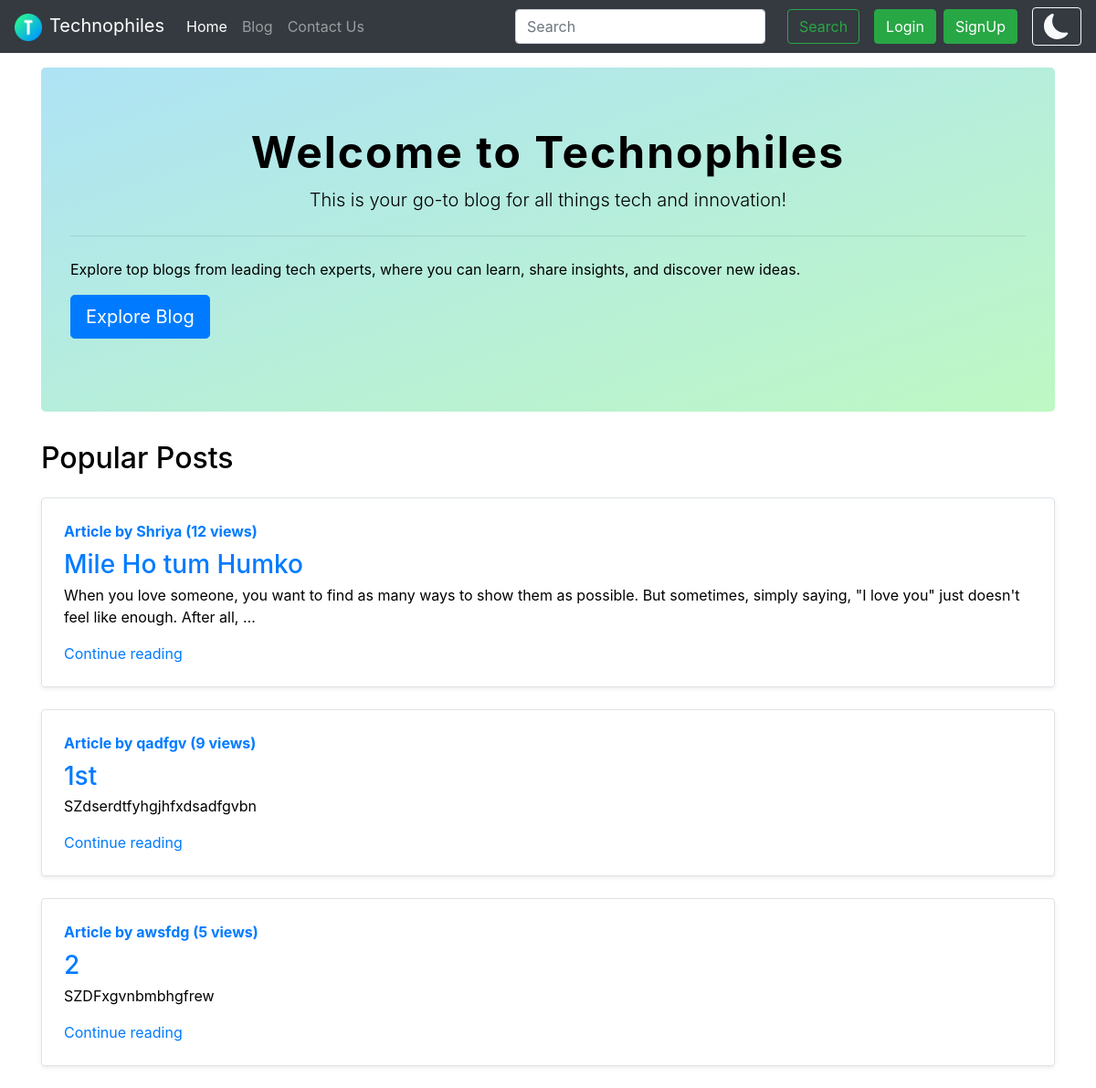
The app's page /, older data.
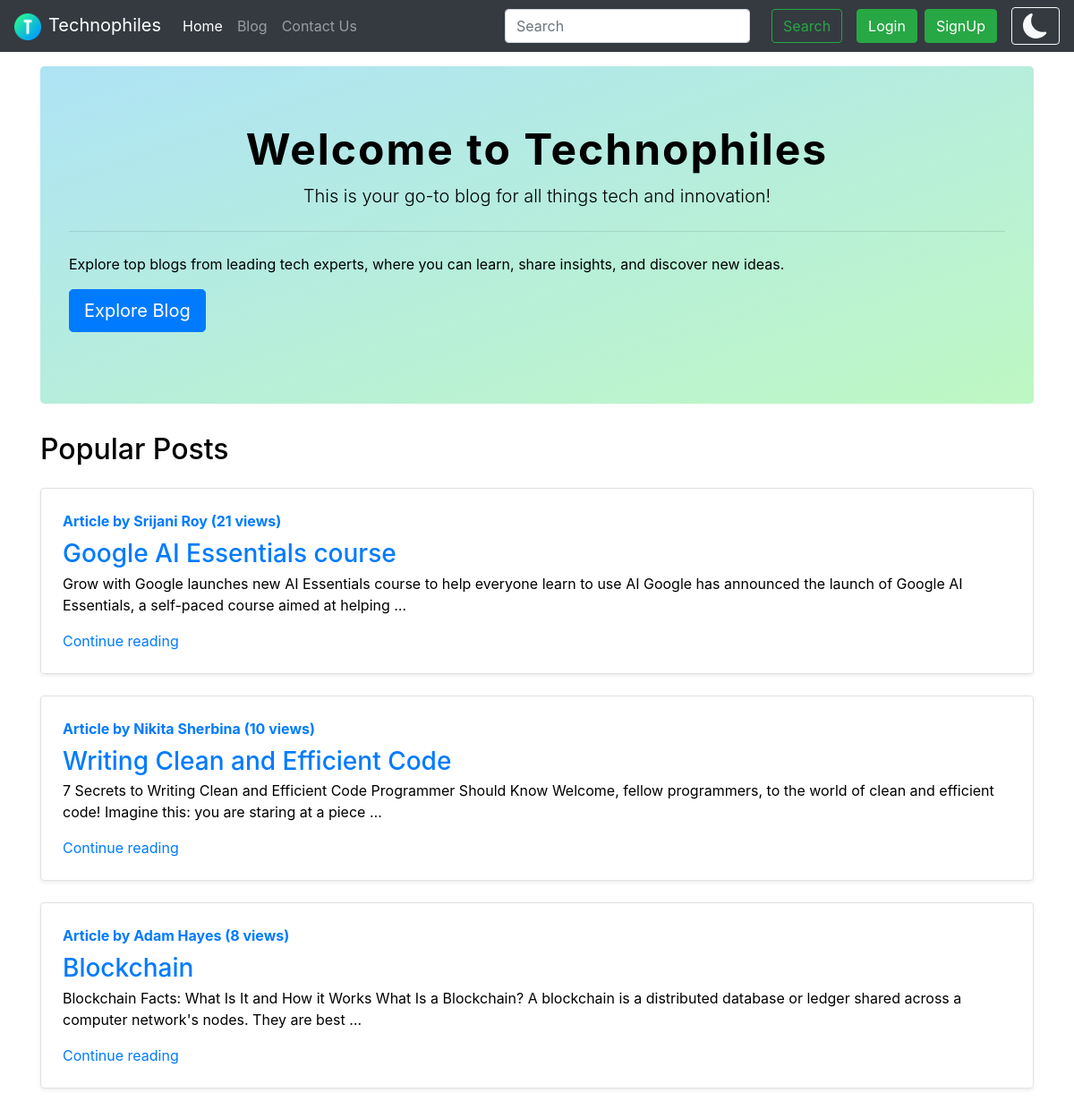
The same page, newer data.
### blog/models.py (models this page shows, shortened)
class Post(models.Model):
    sno=models.AutoField(primary_key=True)
    title=models.CharField(max_length=255)
    author=models.CharField(max_length=25)
    slug=models.CharField(max_length=130)
    views= models.IntegerField(default=0)
    timeStamp=models.DateTimeField(blank=True)
    content=models.TextField()

### home/views.py (the view)
# urls.py: 2. Add a URL to urlpatterns:  path('', views.home, name='home')
def home(request):
    top_articles = Post.objects.order_by('-views')[:3]
    context = {
        'top_articles': top_articles,
    }
    return render(request, 'home/home.html', context)

### templates/home/home.html (shortened to what this page needs)
{% extends 'base.html' %}
{% block homeactive %} active {% endblock homeactive %}
{% block body %}
<div class="container my-3">
    <div class="jumbotron" style="background-image: linear-gradient(to bottom right, #aee3f5, #bef8c3)">
        <h1 class="display-4 text-center" style="font-weight: bold; letter-spacing: 2px; font-size: 3em;">Welcome to
            Technophiles</h1>
        <p class="lead text-center">This is your go-to blog for all things tech and innovation!</p>
        <hr class="my-4">
        <p>Explore top blogs from leading tech experts, where you can learn, share insights, and discover new ideas.</p>
        <p class="lead">
            <a class="btn btn-primary btn-lg" href="/blog" role="button">Explore Blog</a>
        </p>
    </div>
</div>
<div class="container">
    <h2>Popular Posts</h2>
    {% for article in top_articles %}
    <div
        class="row no-gutters border rounded overflow-hidden flex-md-row mb-4 shadow-sm h-md-250 my-4 position-relative">
        <div class="col p-4 d-flex flex-column position-static">
            <strong class="d-inline-block mb-2 text-primary">Article by {{ article.author }} ({{ article.views }}
                views)</strong>
            <h3 class="mb-0">
                <a href="/blog/{{ article.slug }}">{{ article.title }}</a>
            </h3>
            <p class="card-text">{{ article.content|striptags|truncatewords:30 }}</p>
            <a href="/blog/{{ article.slug }}" class="stretched-link">Continue reading</a>
        </div>
    </div>
    {% endfor %}
</div>
{% endblock %}

### templates/base.html (shortened to what this page needs)
{% load static %}
<!DOCTYPE html>
<html lang="en">
<head>
  <link rel="stylesheet" href="https://stackpath.bootstrapcdn.com/bootstrap/4.5.2/css/bootstrap.min.css"
 />
</head>
<body>
  <nav class="navbar navbar-expand-lg navbar-dark bg-dark">
    <a class="navbar-brand" href="/"> <img src="{% static 'img/logo.png' %}" alt="Logo"
        style="height: 30px; margin-right: 8px;">Technophiles</a>
    <div class="collapse navbar-collapse" id="navbarSupportedContent">
      <ul class="navbar-nav mr-auto">
        <li class="nav-item {% block homeactive %} {% endblock homeactive %}">
          <a class="nav-link" href="/">Home <span class="sr-only">(current)</span></a>
        </li>
        <li class="nav-item {% block blogactive %} {% endblock blogactive %}">
          <a class="nav-link" href="/blog">Blog</a>
        </li>
        <li class="nav-item {% block contactactive %} {% endblock contactactive %}">
          <a class="nav-link" href="/contact">Contact Us</a>
        </li>
      </ul>
      <form method="get" action="/search" class="form-inline my-2 my-lg-0">
        <input class="form-control mr-sm-2" type="search" placeholder="Search" aria-label="Search" name="query"
          id="query" />
        <button class="btn btn-outline-success my-2 my-sm-0 mx-3" type="submit">
          Search
        </button>
      </form>
      {% if user.is_authenticated %}
      <ul class="navbar-nav mr-2">
        <li class="nav-item dropdown">
          <a class="nav-link dropdown-toggle" href='#' id="navbarDropdown" role="button" data-toggle="dropdown"> Welcome
            {{request.user}}</a>
          <div class="dropdown-menu" aria-labelledby="navbarDropdown">
            <a class="dropdown-item" href="/logout">Logout</a>
          </div>
        </li>
      </ul>
    </div>
    {% else %}
    <button type="button" class="btn btn-success mr-2" data-toggle="modal" data-target="#loginModal">
      Login
    </button>
    <button type="button" class="btn btn-success mr-2" data-toggle="modal" data-target="#signupModal">
      SignUp
    </button>
    {% endif %}
    </div>
    <button id="mode-toggle" class="btn btn-outline-light ml-2" title="Toggle Dark/Light Mode">
    </button>
  </nav>
  {% block body %} {% endblock body %}
</body>
</html>

### templates/base.html (style rules this page uses)
body { transition: background-color 0.3s; }
body.light-mode { background-color: white; color: black; }

Row changes from the older to the newer data that the page shows:
removed Post: author "Shriya", views "12", title "Mile Ho tum Humko", content "When you love someone, you want to find as many ways to show them as possible. But sometimes, simply saying, \"I love you\" just doesn't feel like enough. After all, …"
removed Post: author "qadfgv", views "9", title "1st", content "SZdserdtfyhgjhfxdsadfgvbn"
removed Post: author "awsfdg", views "5", title "2", content "SZDFxgvnbmbhgfrew"
added Post: author "Srijani Roy", views "21", title "Google AI Essentials course", content "Grow with Google launches new AI Essentials course to help everyone learn to use AI Google has announced the launch of Google AI Essentials, a self-paced course aimed at helping …"
added Post: author "Nikita Sherbina", views "10", title "Writing Clean and Efficient Code", content "7 Secrets to Writing Clean and Efficient Code Programmer Should Know Welcome, fellow programmers, to the world of clean and efficient code! Imagine this: you are staring at a piece …"
added Post: author "Adam Hayes", views "8", title "Blockchain", content "Blockchain Facts: What Is It and How it Works What Is a Blockchain? A blockchain is a distributed database or ledger shared across a computer network's nodes. They are best …"
